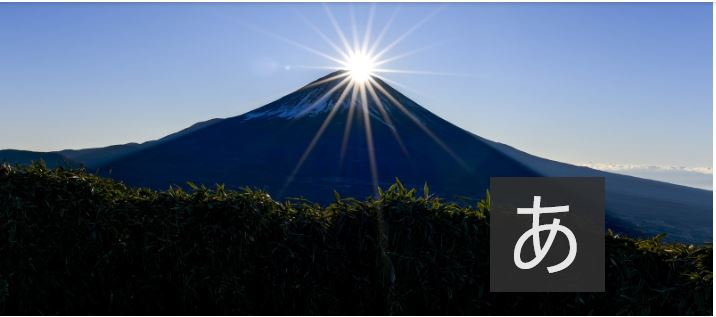
#> input picture 23. pip(external_package)/03. pillow/image.JPG, 716 x 317 px, found by its file name
$ python imageProcessing.py
#> lines starting #> are read from the running program, lines starting #| are printed output that depends on the picture
from PIL import Image

#! Exception processing is performed assuming
#! that the image file cannot be opened.

try:
    img1 = Image.open("image.jpg", "r")
#> img1 is the input picture: PIL image 716x317 RGB; mean R, G, B 77.1, 91.6, 112.5
    #! Rotate the image.
    #! (expand: Automatic image size adjustment.)
    img2 = img1.rotate(90, expand=True)
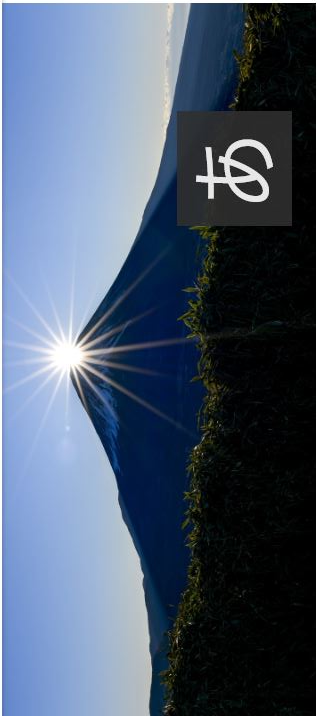
#> img2: PIL image 317x716 RGB; mean R, G, B 77.1, 91.6, 112.5
    img2.save("image_saved.jpg", "JPEG")
    print("saved...")
except IOError as error:
    print(error)
